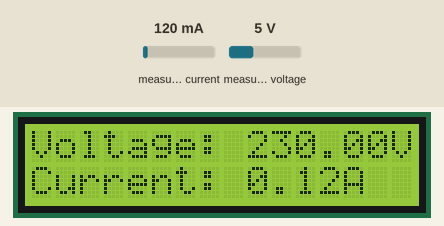
This sketch was run on a simulated Arduino Uno, built with avr-gcc and run on an emulated ATmega328P. Shown: 16×2 character LCD. Inputs (shaded band) come from the test bench; at power-on: measured current 120 mA, measured voltage 5 V. What the sketch prints to the serial monitor is not drawn.

Above: at 1.2 s.
1.3 s: measured current set to 40 mA
At 3.0 s:
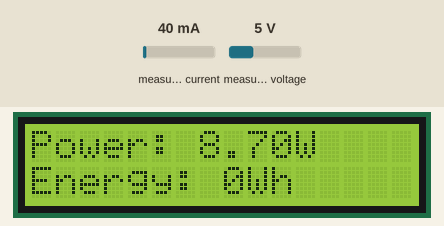
7.0 s: measured voltage set to 0.3 V
At 9.8 s:
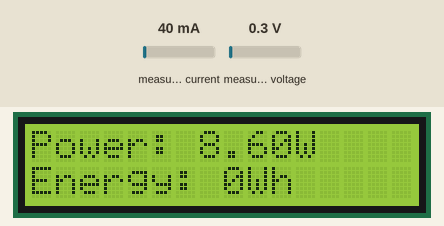
11.8 s: measured current set to 500 mA
At 13.5 s:
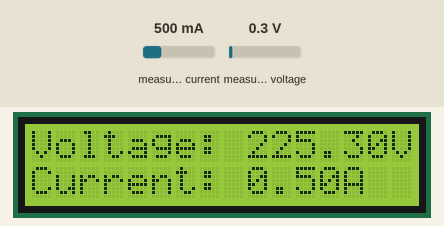
16.0 s: measured voltage set to 3.8 V
At 19.1 s:
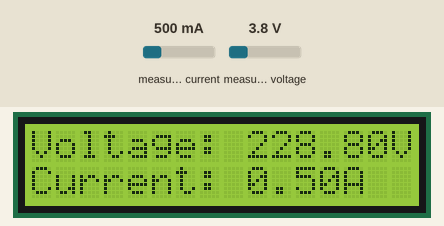
Timing chart, 0 to 20.6 s (numbered marks = the images above; inputs shaded):
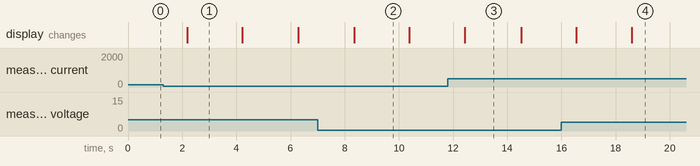

Measured:
- what the display in image 1 shows lasts 2.0 s, from 2.2 s to 4.2 s
- what the display in image 3 shows lasts 2.1 s, from 12.4 s to 14.5 s

The sketch:

pzem004t_lcd.ino
```cpp
#include <Wire.h>
#include <LiquidCrystal_I2C.h>
#include <PZEM004Tv30.h>

// Inisialisasi LCD dengan alamat I2C (0x27 atau 0x3F biasanya)
LiquidCrystal_I2C lcd(0x27, 16, 2);

// Inisialisasi PZEM dengan pin yang sesuai
PZEM004Tv30 pzem(8, 9); // Software Serial pin 8 (RX) & 9 (TX)

void setup() {
  // Inisialisasi komunikasi serial dengan baud rate 9600 bps
  Serial.begin(9600);
  // Inisialisasi LCD
  lcd.begin(16, 2);
  lcd.backlight();
  lcd.clear();
}

void loop() {
  // Membaca dan menampilkan tegangan
  float voltage = pzem.voltage();
  if (!isnan(voltage)) {
    Serial.print("Voltage: ");
    Serial.print(voltage);
    Serial.println("V");
    lcd.setCursor(0, 0);
    lcd.print("Voltage: ");
    lcd.print(voltage);
    lcd.print("V  ");
  } else {
    Serial.println("Error reading voltage");
    lcd.setCursor(0, 0);
    lcd.print("Voltage: ERR");
  }

  // Membaca dan menampilkan arus
  float current = pzem.current();
  if (!isnan(current)) {
    Serial.print("Current: ");
    Serial.print(current);
    Serial.println("A");
    lcd.setCursor(0, 1);
    lcd.print("Current: ");
    lcd.print(current);
    lcd.print("A  ");
  } else {
    Serial.println("Error reading current");
    lcd.setCursor(0, 1);
    lcd.print("Current: ERR");
  }

  delay(2000);
  lcd.clear();
  // Membaca dan menampilkan daya dalam watt (W)
  float power = pzem.power();
  if (!isnan(power)) {
    Serial.print("Power: ");
    Serial.print(power);
    Serial.println("W");
    lcd.setCursor(0, 0);
    lcd.print("Power: ");
    lcd.print(power);
    lcd.print("W  ");
  } else {
    Serial.println("Error reading power");
    lcd.setCursor(0, 0);
    lcd.print("Power: ERR");
  }

  // Membaca dan menampilkan energi dalam watt-jam (Wh)
  float energy = pzem.energy() * 1000; // Mengonversi kWh ke Wh
  if (!isnan(energy)) {
    Serial.print("Energy: ");
    Serial.print(energy, 0);
    Serial.println("Wh");
    lcd.setCursor(0, 1);
    lcd.print("Energy: ");
    lcd.print(energy, 0);
    lcd.print("Wh ");
  } else {
    Serial.println("Error reading energy");
    lcd.setCursor(0, 1);
    lcd.print("Energy: ERR");
  }

  delay(2000);
  lcd.clear();

  // Membaca dan menampilkan frekuensi
  float frequency = pzem.frequency();
  if (!isnan(frequency)) {
    Serial.print("Freq: ");
    Serial.print(frequency, 1);
    Serial.println("Hz");
    lcd.setCursor(0, 0);
    lcd.print("Freq: ");
    lcd.print(frequency, 1);
    lcd.print("Hz  ");
  } else {
    Serial.println("Error reading frequency");
    lcd.setCursor(0, 0);
    lcd.print("Freq: ERR");
  }

  // Membaca dan menampilkan faktor daya
  float pf = pzem.pf();
  if (!isnan(pf)) {
    Serial.print("PF: ");
    Serial.println(pf);
    lcd.setCursor(0, 1);
    lcd.print("PF: ");
    lcd.print(pf);
    lcd.print("  ");
  } else {
    Serial.println("Error reading power factor");
    lcd.setCursor(0, 1);
    lcd.print("PF: ERR");
  }

  delay(2000);
}
```
